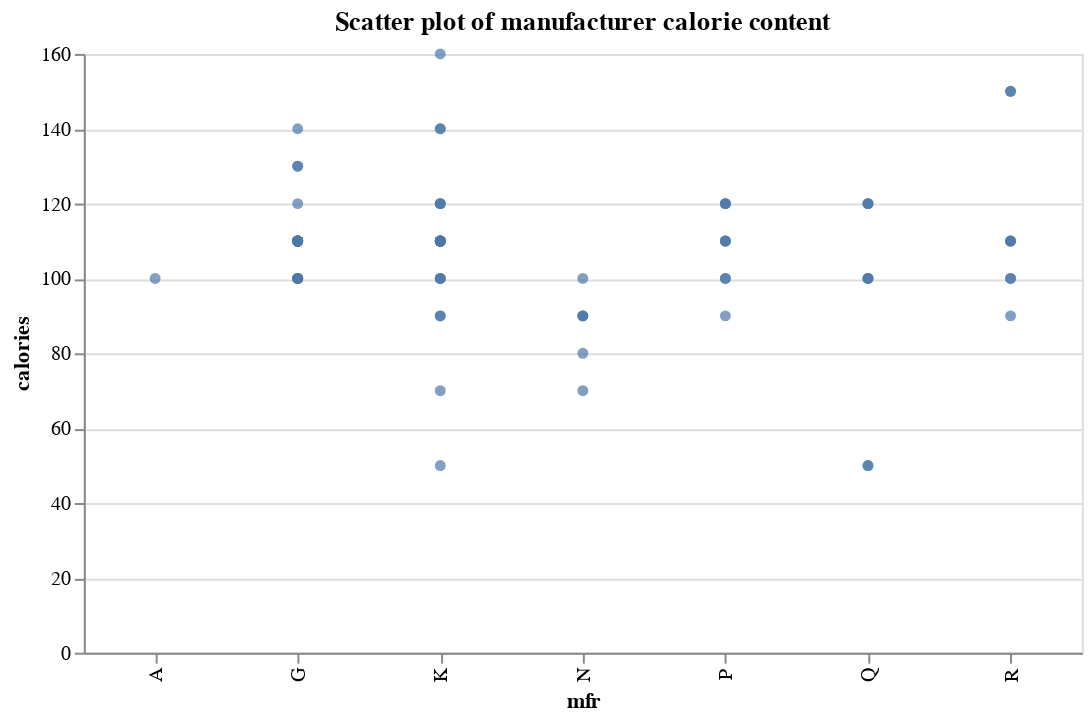

Notebook code cell kept with this figure:
### Code cell
chart0 = alt.Chart(cereal, width=500, height=300).mark_circle().encode(
    x='mfr:N',
    y='calories:Q'
).properties(title="Scatter plot of manufacturer calorie content")
chart0

### Figure 1 — Vega-Lite specification as saved in the notebook (floating-point values rounded to 4 significant figures)
{"config": {"view": {"continuousWidth": 300, "continuousHeight": 300}}, "data": {"name": "data-aaa0440f8e2141d6bd84b791f8341c86"}, "mark": {"type": "circle"}, "encoding": {"x": {"field": "mfr", "type": "nominal"}, "y": {"field": "calories", "type": "quantitative"}}, "height": 300, "title": "Scatter plot of manufacturer calorie content", "width": 500, "$schema": "https://vega.github.io/schema/vega-lite/v5.8.0.json", "datasets": {"data-aaa0440f8e2141d6bd84b791f8341c86": [{"name": "100% Bran", "mfr": "N", "type": "Cold", "calories": 70, "protein": 4, "fat": 1, "sodium": 130, "fiber": 10.0, "carbo": 5.0, "sugars": 6, "potass": 280, "vitamins": 25, "shelf": 3, "weight": 1.0, "cups": 0.33, "rating": 68.4}, {"name": "100% Natural Bran", "mfr": "Q", "type": "Cold", "calories": 120, "protein": 3, "fat": 5, "sodium": 15, "fiber": 2.0, "carbo": 8.0, "sugars": 8, "potass": 135, "vitamins": 0, "shelf": 3, "weight": 1.0, "cups": 1.0, "rating": 33.98}, {"name": "All-Bran", "mfr": "K", "type": "Cold", "calories": 70, "protein": 4, "fat": 1, "sodium": 260, "fiber": 9.0, "carbo": 7.0, "sugars": 5, "potass": 320, "vitamins": 25, "shelf": 3, "weight": 1.0, "cups": 0.33, "rating": 59.43}, {"name": "All-Bran with Extra Fiber", "mfr": "K", "type": "Cold", "calories": 50, "protein": 4, "fat": 0, "sodium": 140, "fiber": 14.0, "carbo": 8.0, "sugars": 0, "potass": 330, "vitamins": 25, "shelf": 3, "weight": 1.0, "cups": 0.5, "rating": 93.7}, {"name": "Almond Delight", "mfr": "R", "type": "Cold", "calories": 110, "protein": 2, "fat": 2, "sodium": 200, "fiber": 1.0, "carbo": 14.0, "sugars": 8, "potass": 1, "vitamins": 25, "shelf": 3, "weight": 1.0, "cups": 0.75, "rating": 34.38}, {"name": "Apple Cinnamon Cheerios", "mfr": "G", "type": "Cold", "calories": 110, "protein": 2, "fat": 2, "sodium": 180, "fiber": 1.5, "carbo": 10.5, "sugars": 10, "potass": 70, "vitamins": 25, "shelf": 1, "weight": 1.0, "cups": 0.75, "rating": 29.51}, {"name": "Apple Jacks", "mfr": "K", "type": "Cold", "calories": 110, "protein": 2, "fat": 0, "sodium": 125, "fiber": 1.0, "carbo": 11.0, "sugars": 14, "potass": 30, "vitamins": 25, "shelf": 2, "weight": 1.0, "cups": 1.0, "rating": 33.17}, {"name": "Basic 4", "mfr": "G", "type": "Cold", "calories": 130, "protein": 3, "fat": 2, "sodium": 210, "fiber": 2.0, "carbo": 18.0, "sugars": 8, "potass": 100, "vitamins": 25, "shelf": 3, "weight": 1.33, "cups": 0.75, "rating": 37.04}, {"name": "Bran Chex", "mfr": "R", "type": "Cold", "calories": 90, "protein": 2, "fat": 1, "sodium": 200, "fiber": 4.0, "carbo": 15.0, "sugars": 6, "potass": 125, "vitamins": 25, "shelf": 1, "weight": 1.0, "cups": 0.67, "rating": 49.12}, {"name": "Bran Flakes", "mfr": "P", "type": "Cold", "calories": 90, "protein": 3, "fat": 0, "sodium": 210, "fiber": 5.0, "carbo": 13.0, "sugars": 5, "potass": 190, "vitamins": 25, "shelf": 3, "weight": 1.0, "cups": 0.67, "rating": 53.31}, {"name": "Cap'n'Crunch", "mfr": "Q", "type": "Cold", "calories": 120, "protein": 1, "fat": 2, "sodium": 220, "fiber": 0.0, "carbo": 12.0, "sugars": 12, "potass": 35, "vitamins": 25, "shelf": 2, "weight": 1.0, "cups": 0.75, "rating": 18.04}, {"name": "Cheerios", "mfr": "G", "type": "Cold", "calories": 110, "protein": 6, "fat": 2, "sodium": 290, "fiber": 2.0, "carbo": 17.0, "sugars": 1, "potass": 105, "vitamins": 25, "shelf": 1, "weight": 1.0, "cups": 1.25, "rating": 50.76}, {"name": "Cinnamon Toast Crunch", "mfr": "G", "type": "Cold", "calories": 120, "protein": 1, "fat": 3, "sodium": 210, "fiber": 0.0, "carbo": 13.0, "sugars": 9, "potass": 45, "vitamins": 25, "shelf": 2, "weight": 1.0, "cups": 0.75, "rating": 19.82}, {"name": "Clusters", "mfr": "G", "type": "Cold", "calories": 110, "protein": 3, "fat": 2, "sodium": 140, "fiber": 2.0, "carbo": 13.0, "sugars": 7, "potass": 105, "vitamins": 25, "shelf": 3, "weight": 1.0, "cups": 0.5, "rating": 40.4}, {"name": "Cocoa Puffs", "mfr": "G", "type": "Cold", "calories": 110, "protein": 1, "fat": 1, "sodium": 180, "fiber": 0.0, "carbo": 12.0, "sugars": 13, "potass": 55, "vitamins": 25, "shelf": 2, "weight": 1.0, "cups": 1.0, "rating": 22.74}, {"name": "Corn Chex", "mfr": "R", "type": "Cold", "calories": 110, "protein": 2, "fat": 0, "sodium": 280, "fiber": 0.0, "carbo": 22.0, "sugars": 3, "potass": 25, "vitamins": 25, "shelf": 1, "weight": 1.0, "cups": 1.0, "rating": 41.45}, {"name": "Corn Flakes", "mfr": "K", "type": "Cold", "calories": 100, "protein": 2, "fat": 0, "sodium": 290, "fiber": 1.0, "carbo": 21.0, "sugars": 2, "potass": 35, "vitamins": 25, "shelf": 1, "weight": 1.0, "cups": 1.0, "rating": 45.86}, {"name": "Corn Pops", "mfr": "K", "type": "Cold", "calories": 110, "protein": 1, "fat": 0, "sodium": 90, "fiber": 1.0, "carbo": 13.0, "sugars": 12, "potass": 20, "vitamins": 25, "shelf": 2, "weight": 1.0, "cups": 1.0, "rating": 35.78}, {"name": "Count Chocula", "mfr": "G", "type": "Cold", "calories": 110, "protein": 1, "fat": 1, "sodium": 180, "fiber": 0.0, "carbo": 12.0, "sugars": 13, "potass": 65, "vitamins": 25, "shelf": 2, "weight": 1.0, "cups": 1.0, "rating": 22.4}, {"name": "Cracklin' Oat Bran", "mfr": "K", "type": "Cold", "calories": 110, "protein": 3, "fat": 3, "sodium": 140, "fiber": 4.0, "carbo": 10.0, "sugars": 7, "potass": 160, "vitamins": 25, "shelf": 3, "weight": 1.0, "cups": 0.5, "rating": 40.45}, {"name": "Cream of Wheat (Quick)", "mfr": "N", "type": "Hot", "calories": 100, "protein": 3, "fat": 0, "sodium": 80, "fiber": 1.0, "carbo": 21.0, "sugars": 0, "potass": 1, "vitamins": 0, "shelf": 2, "weight": 1.0, "cups": 1.0, "rating": 64.53}, {"name": "Crispix", "mfr": "K", "type": "Cold", "calories": 110, "protein": 2, "fat": 0, "sodium": 220, "fiber": 1.0, "carbo": 21.0, "sugars": 3, "potass": 30, "vitamins": 25, "shelf": 3, "weight": 1.0, "cups": 1.0, "rating": 46.9}, {"name": "Crispy Wheat & Raisins", "mfr": "G", "type": "Cold", "calories": 100, "protein": 2, "fat": 1, "sodium": 140, "fiber": 2.0, "carbo": 11.0, "sugars": 10, "potass": 120, "vitamins": 25, "shelf": 3, "weight": 1.0, "cups": 0.75, "rating": 36.18}, {"name": "Double Chex", "mfr": "R", "type": "Cold", "calories": 100, "protein": 2, "fat": 0, "sodium": 190, "fiber": 1.0, "carbo": 18.0, "sugars": 5, "potass": 80, "vitamins": 25, "shelf": 3, "weight": 1.0, "cups": 0.75, "rating": 44.33}, {"name": "Froot Loops", "mfr": "K", "type": "Cold", "calories": 110, "protein": 2, "fat": 1, "sodium": 125, "fiber": 1.0, "carbo": 11.0, "sugars": 13, "potass": 30, "vitamins": 25, "shelf": 2, "weight": 1.0, "cups": 1.0, "rating": 32.21}, {"name": "Frosted Flakes", "mfr": "K", "type": "Cold", "calories": 110, "protein": 1, "fat": 0, "sodium": 200, "fiber": 1.0, "carbo": 14.0, "sugars": 11, "potass": 25, "vitamins": 25, "shelf": 1, "weight": 1.0, "cups": 0.75, "rating": 31.44}, {"name": "Frosted Mini-Wheats", "mfr": "K", "type": "Cold", "calories": 100, "protein": 3, "fat": 0, "sodium": 0, "fiber": 3.0, "carbo": 14.0, "sugars": 7, "potass": 100, "vitamins": 25, "shelf": 2, "weight": 1.0, "cups": 0.8, "rating": 58.35}, {"name": "Fruit & Fibre Dates; Walnuts; and Oats", "mfr": "P", "type": "Cold", "calories": 120, "protein": 3, "fat": 2, "sodium": 160, "fiber": 5.0, "carbo": 12.0, "sugars": 10, "potass": 200, "vitamins": 25, "shelf": 3, "weight": 1.25, "cups": 0.67, "rating": 40.92}, {"name": "Fruitful Bran", "mfr": "K", "type": "Cold", "calories": 120, "protein": 3, "fat": 0, "sodium": 240, "fiber": 5.0, "carbo": 14.0, "sugars": 12, "potass": 190, "vitamins": 25, "shelf": 3, "weight": 1.33, "cups": 0.67, "rating": 41.02}, {"name": "Fruity Pebbles", "mfr": "P", "type": "Cold", "calories": 110, "protein": 1, "fat": 1, "sodium": 135, "fiber": 0.0, "carbo": 13.0, "sugars": 12, "potass": 25, "vitamins": 25, "shelf": 2, "weight": 1.0, "cups": 0.75, "rating": 28.03}, {"name": "Golden Crisp", "mfr": "P", "type": "Cold", "calories": 100, "protein": 2, "fat": 0, "sodium": 45, "fiber": 0.0, "carbo": 11.0, "sugars": 15, "potass": 40, "vitamins": 25, "shelf": 1, "weight": 1.0, "cups": 0.88, "rating": 35.25}, {"name": "Golden Grahams", "mfr": "G", "type": "Cold", "calories": 110, "protein": 1, "fat": 1, "sodium": 280, "fiber": 0.0, "carbo": 15.0, "sugars": 9, "potass": 45, "vitamins": 25, "shelf": 2, "weight": 1.0, "cups": 0.75, "rating": 23.8}, {"name": "Grape Nuts Flakes", "mfr": "P", "type": "Cold", "calories": 100, "protein": 3, "fat": 1, "sodium": 140, "fiber": 3.0, "carbo": 15.0, "sugars": 5, "potass": 85, "vitamins": 25, "shelf": 3, "weight": 1.0, "cups": 0.88, "rating": 52.08}, {"name": "Grape-Nuts", "mfr": "P", "type": "Cold", "calories": 110, "protein": 3, "fat": 0, "sodium": 170, "fiber": 3.0, "carbo": 17.0, "sugars": 3, "potass": 90, "vitamins": 25, "shelf": 3, "weight": 1.0, "cups": 0.25, "rating": 53.37}, {"name": "Great Grains Pecan", "mfr": "P", "type": "Cold", "calories": 120, "protein": 3, "fat": 3, "sodium": 75, "fiber": 3.0, "carbo": 13.0, "sugars": 4, "potass": 100, "vitamins": 25, "shelf": 3, "weight": 1.0, "cups": 0.33, "rating": 45.81}, {"name": "Honey Graham Ohs", "mfr": "Q", "type": "Cold", "calories": 120, "protein": 1, "fat": 2, "sodium": 220, "fiber": 1.0, "carbo": 12.0, "sugars": 11, "potass": 45, "vitamins": 25, "shelf": 2, "weight": 1.0, "cups": 1.0, "rating": 21.87}, {"name": "Honey Nut Cheerios", "mfr": "G", "type": "Cold", "calories": 110, "protein": 3, "fat": 1, "sodium": 250, "fiber": 1.5, "carbo": 11.5, "sugars": 10, "potass": 90, "vitamins": 25, "shelf": 1, "weight": 1.0, "cups": 0.75, "rating": 31.07}, {"name": "Honey-comb", "mfr": "P", "type": "Cold", "calories": 110, "protein": 1, "fat": 0, "sodium": 180, "fiber": 0.0, "carbo": 14.0, "sugars": 11, "potass": 35, "vitamins": 25, "shelf": 1, "weight": 1.0, "cups": 1.33, "rating": 28.74}, {"name": "Just Right Crunchy  Nuggets", "mfr": "K", "type": "Cold", "calories": 110, "protein": 2, "fat": 1, "sodium": 170, "fiber": 1.0, "carbo": 17.0, "sugars": 6, "potass": 60, "vitamins": 100, "shelf": 3, "weight": 1.0, "cups": 1.0, "rating": 36.52}, {"name": "Just Right Fruit & Nut", "mfr": "K", "type": "Cold", "calories": 140, "protein": 3, "fat": 1, "sodium": 170, "fiber": 2.0, "carbo": 20.0, "sugars": 9, "potass": 95, "vitamins": 100, "shelf": 3, "weight": 1.3, "cups": 0.75, "rating": 36.47}, {"name": "Kix", "mfr": "G", "type": "Cold", "calories": 110, "protein": 2, "fat": 1, "sodium": 260, "fiber": 0.0, "carbo": 21.0, "sugars": 3, "potass": 40, "vitamins": 25, "shelf": 2, "weight": 1.0, "cups": 1.5, "rating": 39.24}, {"name": "Life", "mfr": "Q", "type": "Cold", "calories": 100, "protein": 4, "fat": 2, "sodium": 150, "fiber": 2.0, "carbo": 12.0, "sugars": 6, "potass": 95, "vitamins": 25, "shelf": 2, "weight": 1.0, "cups": 0.67, "rating": 45.33}, {"name": "Lucky Charms", "mfr": "G", "type": "Cold", "calories": 110, "protein": 2, "fat": 1, "sodium": 180, "fiber": 0.0, "carbo": 12.0, "sugars": 12, "potass": 55, "vitamins": 25, "shelf": 2, "weight": 1.0, "cups": 1.0, "rating": 26.73}, {"name": "Maypo", "mfr": "A", "type": "Hot", "calories": 100, "protein": 4, "fat": 1, "sodium": 0, "fiber": 0.0, "carbo": 16.0, "sugars": 3, "potass": 95, "vitamins": 25, "shelf": 2, "weight": 1.0, "cups": 1.0, "rating": 54.85}, {"name": "Muesli Raisins; Dates; & Almonds", "mfr": "R", "type": "Cold", "calories": 150, "protein": 4, "fat": 3, "sodium": 95, "fiber": 3.0, "carbo": 16.0, "sugars": 11, "potass": 170, "vitamins": 25, "shelf": 3, "weight": 1.0, "cups": 1.0, "rating": 37.14}, {"name": "Muesli Raisins; Peaches; & Pecans", "mfr": "R", "type": "Cold", "calories": 150, "protein": 4, "fat": 3, "sodium": 150, "fiber": 3.0, "carbo": 16.0, "sugars": 11, "potass": 170, "vitamins": 25, "shelf": 3, "weight": 1.0, "cups": 1.0, "rating": 34.14}, {"name": "Mueslix Crispy Blend", "mfr": "K", "type": "Cold", "calories": 160, "protein": 3, "fat": 2, "sodium": 150, "fiber": 3.0, "carbo": 17.0, "sugars": 13, "potass": 160, "vitamins": 25, "shelf": 3, "weight": 1.5, "cups": 0.67, "rating": 30.31}, {"name": "Multi-Grain Cheerios", "mfr": "G", "type": "Cold", "calories": 100, "protein": 2, "fat": 1, "sodium": 220, "fiber": 2.0, "carbo": 15.0, "sugars": 6, "potass": 90, "vitamins": 25, "shelf": 1, "weight": 1.0, "cups": 1.0, "rating": 40.11}, {"name": "Nut&Honey Crunch", "mfr": "K", "type": "Cold", "calories": 120, "protein": 2, "fat": 1, "sodium": 190, "fiber": 0.0, "carbo": 15.0, "sugars": 9, "potass": 40, "vitamins": 25, "shelf": 2, "weight": 1.0, "cups": 0.67, "rating": 29.92}, {"name": "Nutri-Grain Almond-Raisin", "mfr": "K", "type": "Cold", "calories": 140, "protein": 3, "fat": 2, "sodium": 220, "fiber": 3.0, "carbo": 21.0, "sugars": 7, "potass": 130, "vitamins": 25, "shelf": 3, "weight": 1.33, "cups": 0.67, "rating": 40.69}, {"name": "Nutri-grain Wheat", "mfr": "K", "type": "Cold", "calories": 90, "protein": 3, "fat": 0, "sodium": 170, "fiber": 3.0, "carbo": 18.0, "sugars": 2, "potass": 90, "vitamins": 25, "shelf": 3, "weight": 1.0, "cups": 1.0, "rating": 59.64}, {"name": "Oatmeal Raisin Crisp", "mfr": "G", "type": "Cold", "calories": 130, "protein": 3, "fat": 2, "sodium": 170, "fiber": 1.5, "carbo": 13.5, "sugars": 10, "potass": 120, "vitamins": 25, "shelf": 3, "weight": 1.25, "cups": 0.5, "rating": 30.45}, {"name": "Post Nat. Raisin Bran", "mfr": "P", "type": "Cold", "calories": 120, "protein": 3, "fat": 1, "sodium": 200, "fiber": 6.0, "carbo": 11.0, "sugars": 14, "potass": 260, "vitamins": 25, "shelf": 3, "weight": 1.33, "cups": 0.67, "rating": 37.84}, {"name": "Product 19", "mfr": "K", "type": "Cold", "calories": 100, "protein": 3, "fat": 0, "sodium": 320, "fiber": 1.0, "carbo": 20.0, "sugars": 3, "potass": 45, "vitamins": 100, "shelf": 3, "weight": 1.0, "cups": 1.0, "rating": 41.5}, {"name": "Puffed Rice", "mfr": "Q", "type": "Cold", "calories": 50, "protein": 1, "fat": 0, "sodium": 0, "fiber": 0.0, "carbo": 13.0, "sugars": 0, "potass": 15, "vitamins": 0, "shelf": 3, "weight": 0.5, "cups": 1.0, "rating": 60.76}, {"name": "Puffed Wheat", "mfr": "Q", "type": "Cold", "calories": 50, "protein": 2, "fat": 0, "sodium": 0, "fiber": 1.0, "carbo": 10.0, "sugars": 0, "potass": 50, "vitamins": 0, "shelf": 3, "weight": 0.5, "cups": 1.0, "rating": 63.01}, {"name": "Quaker Oat Squares", "mfr": "Q", "type": "Cold", "calories": 100, "protein": 4, "fat": 1, "sodium": 135, "fiber": 2.0, "carbo": 14.0, "sugars": 6, "potass": 110, "vitamins": 25, "shelf": 3, "weight": 1.0, "cups": 0.5, "rating": 49.51}, {"name": "Quaker Oatmeal", "mfr": "Q", "type": "Hot", "calories": 100, "protein": 5, "fat": 2, "sodium": 0, "fiber": 2.7, "carbo": 1.0, "sugars": 1, "potass": 110, "vitamins": 0, "shelf": 1, "weight": 1.0, "cups": 0.67, "rating": 50.83}, {"name": "Raisin Bran", "mfr": "K", "type": "Cold", "calories": 120, "protein": 3, "fat": 1, "sodium": 210, "fiber": 5.0, "carbo": 14.0, "sugars": 12, "potass": 240, "vitamins": 25, "shelf": 2, "weight": 1.33, "cups": 0.75, "rating": 39.26}, {"name": "Raisin Nut Bran", "mfr": "G", "type": "Cold", "calories": 100, "protein": 3, "fat": 2, "sodium": 140, "fiber": 2.5, "carbo": 10.5, "sugars": 8, "potass": 140, "vitamins": 25, "shelf": 3, "weight": 1.0, "cups": 0.5, "rating": 39.7}, {"name": "Raisin Squares", "mfr": "K", "type": "Cold", "calories": 90, "protein": 2, "fat": 0, "sodium": 0, "fiber": 2.0, "carbo": 15.0, "sugars": 6, "potass": 110, "vitamins": 25, "shelf": 3, "weight": 1.0, "cups": 0.5, "rating": 55.33}, {"name": "Rice Chex", "mfr": "R", "type": "Cold", "calories": 110, "protein": 1, "fat": 0, "sodium": 240, "fiber": 0.0, "carbo": 23.0, "sugars": 2, "potass": 30, "vitamins": 25, "shelf": 1, "weight": 1.0, "cups": 1.13, "rating": 42.0}, {"name": "Rice Krispies", "mfr": "K", "type": "Cold", "calories": 110, "protein": 2, "fat": 0, "sodium": 290, "fiber": 0.0, "carbo": 22.0, "sugars": 3, "potass": 35, "vitamins": 25, "shelf": 1, "weight": 1.0, "cups": 1.0, "rating": 40.56}, {"name": "Shredded Wheat", "mfr": "N", "type": "Cold", "calories": 80, "protein": 2, "fat": 0, "sodium": 0, "fiber": 3.0, "carbo": 16.0, "sugars": 0, "potass": 95, "vitamins": 0, "shelf": 1, "weight": 0.83, "cups": 1.0, "rating": 68.24}, {"name": "Shredded Wheat 'n'Bran", "mfr": "N", "type": "Cold", "calories": 90, "protein": 3, "fat": 0, "sodium": 0, "fiber": 4.0, "carbo": 19.0, "sugars": 0, "potass": 140, "vitamins": 0, "shelf": 1, "weight": 1.0, "cups": 0.67, "rating": 74.47}, {"name": "Shredded Wheat spoon size", "mfr": "N", "type": "Cold", "calories": 90, "protein": 3, "fat": 0, "sodium": 0, "fiber": 3.0, "carbo": 20.0, "sugars": 0, "potass": 120, "vitamins": 0, "shelf": 1, "weight": 1.0, "cups": 0.67, "rating": 72.8}, {"name": "Smacks", "mfr": "K", "type": "Cold", "calories": 110, "protein": 2, "fat": 1, "sodium": 70, "fiber": 1.0, "carbo": 9.0, "sugars": 15, "potass": 40, "vitamins": 25, "shelf": 2, "weight": 1.0, "cups": 0.75, "rating": 31.23}, {"name": "Special K", "mfr": "K", "type": "Cold", "calories": 110, "protein": 6, "fat": 0, "sodium": 230, "fiber": 1.0, "carbo": 16.0, "sugars": 3, "potass": 55, "vitamins": 25, "shelf": 1, "weight": 1.0, "cups": 1.0, "rating": 53.13}, {"name": "Strawberry Fruit Wheats", "mfr": "N", "type": "Cold", "calories": 90, "protein": 2, "fat": 0, "sodium": 15, "fiber": 3.0, "carbo": 15.0, "sugars": 5, "potass": 90, "vitamins": 25, "shelf": 2, "weight": 1.0, "cups": 1.0, "rating": 59.36}, {"name": "Total Corn Flakes", "mfr": "G", "type": "Cold", "calories": 110, "protein": 2, "fat": 1, "sodium": 200, "fiber": 0.0, "carbo": 21.0, "sugars": 3, "potass": 35, "vitamins": 100, "shelf": 3, "weight": 1.0, "cups": 1.0, "rating": 38.84}, {"name": "Total Raisin Bran", "mfr": "G", "type": "Cold", "calories": 140, "protein": 3, "fat": 1, "sodium": 190, "fiber": 4.0, "carbo": 15.0, "sugars": 14, "potass": 230, "vitamins": 100, "shelf": 3, "weight": 1.5, "cups": 1.0, "rating": 28.59}, {"name": "Total Whole Grain", "mfr": "G", "type": "Cold", "calories": 100, "protein": 3, "fat": 1, "sodium": 200, "fiber": 3.0, "carbo": 16.0, "sugars": 3, "potass": 110, "vitamins": 100, "shelf": 3, "weight": 1.0, "cups": 1.0, "rating": 46.66}, {"name": "Triples", "mfr": "G", "type": "Cold", "calories": 110, "protein": 2, "fat": 1, "sodium": 250, "fiber": 0.0, "carbo": 21.0, "sugars": 3, "potass": 60, "vitamins": 25, "shelf": 3, "weight": 1.0, "cups": 0.75, "rating": 39.11}, {"name": "Trix", "mfr": "G", "type": "Cold", "calories": 110, "protein": 1, "fat": 1, "sodium": 140, "fiber": 0.0, "carbo": 13.0, "sugars": 12, "potass": 25, "vitamins": 25, "shelf": 2, "weight": 1.0, "cups": 1.0, "rating": 27.75}, {"name": "Wheat Chex", "mfr": "R", "type": "Cold", "calories": 100, "protein": 3, "fat": 1, "sodium": 230, "fiber": 3.0, "carbo": 17.0, "sugars": 3, "potass": 115, "vitamins": 25, "shelf": 1, "weight": 1.0, "cups": 0.67, "rating": 49.79}, {"name": "Wheaties", "mfr": "G", "type": "Cold", "calories": 100, "protein": 3, "fat": 1, "sodium": 200, "fiber": 3.0, "carbo": 17.0, "sugars": 3, "potass": 110, "vitamins": 25, "shelf": 1, "weight": 1.0, "cups": 1.0, "rating": 51.59}, {"name": "Wheaties Honey Gold", "mfr": "G", "type": "Cold", "calories": 110, "protein": 2, "fat": 1, "sodium": 200, "fiber": 1.0, "carbo": 16.0, "sugars": 8, "potass": 60, "vitamins": 25, "shelf": 1, "weight": 1.0, "cups": 0.75, "rating": 36.19}]}}
